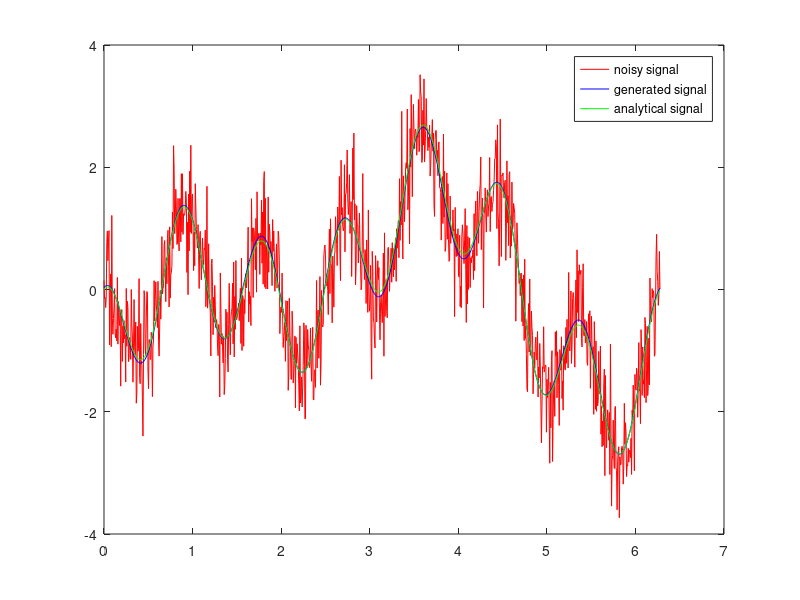

This figure's MATLAB source:
clear

% number of signal measurements
n = 1000;
% measuring from 0 to 2 pi
length = 2*pi;
% difference between two measurements
h = length/n;

% steps
t = (0:h:length-h);
% Signal
S = sin(2*t)+cos(7*t)-cos(t);

% random noise
RN = 0.5*randn(n,1);

% adding the random noise to the signal
NS = transpose(RN) + S;

% getting the complex fourier coefficients using fft
ck = fft(NS);

% dividing the complex fourier coefficients by n 
ck = ck/n;

% setting any complex fourier coefficients smaller than 0.9 times the
% max to zero to remove the noise
m = max(ck);
for i = 1:n
  if ck(i) < 0.9*m
    ck(i) = 0;
  end
end


% getting the fourier coefficients ak and bk
s = floor(n/2)+1;
for i = 1:s
  ak(i) = 2 * real(ck(i));
  bk(i) = -2 * imag(ck(i));
end

% applying the fourier series in sin cos form
for i = 1:n
  y(i) = ak(1)/2;
  for j = 2:s
    y(i) += ak(j) * cos((j-1)*i*h) + bk(j) * sin((j-1)*i*h);
  end
end

% plotting the results
plot(t,NS,'color','r'); hold on;
plot(t,y,'color','b'); hold on;
plot(t,S,'color','g'); hold on;
legend('noisy signal','generated signal', 'analytical signal')

return